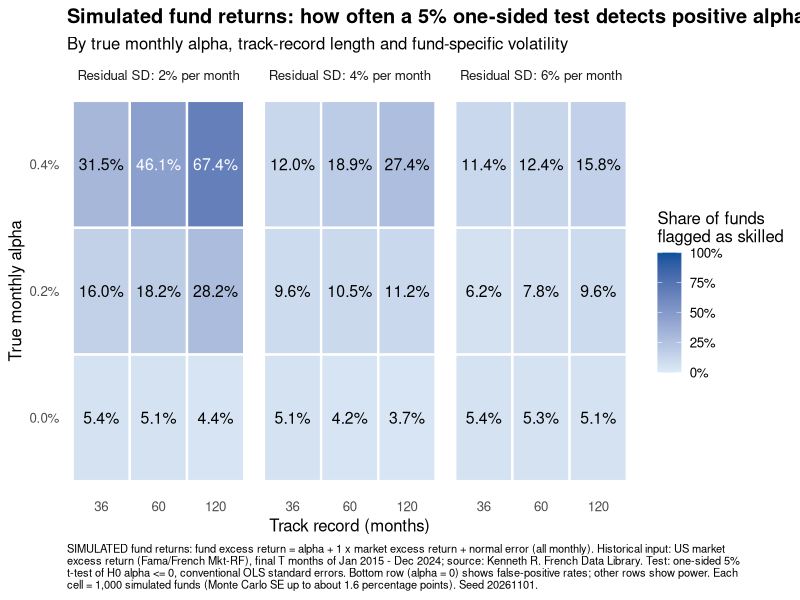
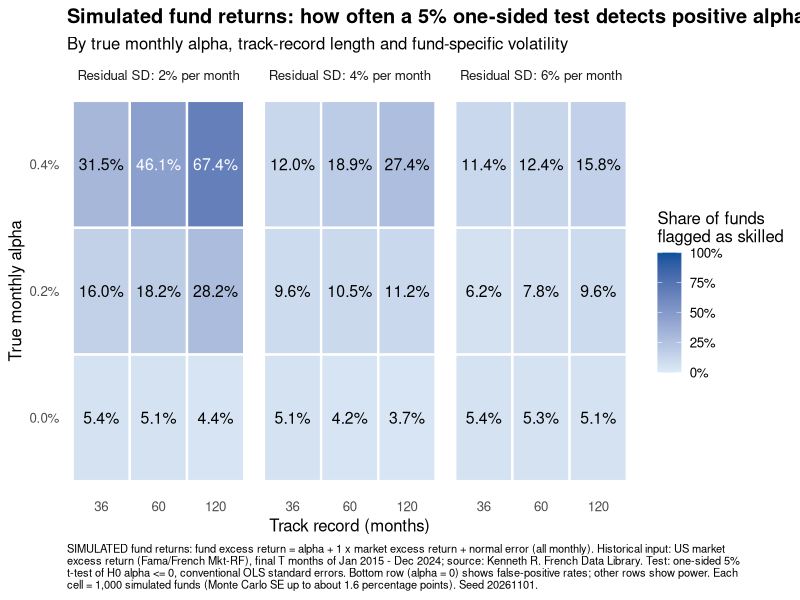
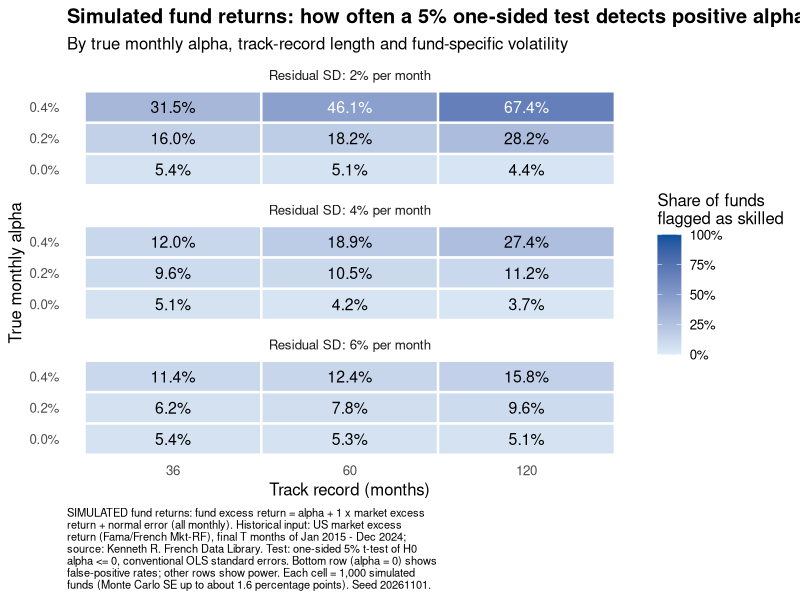

Generate these figures, in order, with R:
# =============================================================================
# 07_heatmap.R
# Purpose: heatmap of detection rates (false-positive rate / power) by true
#          alpha, track-record length and residual volatility.
# Input:  outputs/tables/scenario_summary.csv  (made by 05_run_simulation.R)
# Output: outputs/figures/heatmap_detection_rates_wide.png and _portrait.png
# =============================================================================

library(ggplot2)# drawing charts
library(dplyr)# mutate() and the |> pipe helpers

summ <- read.csv("outputs/tables/scenario_summary.csv")
stopifnot(nrow(summ) == 27, !anyNA(summ$detection_rate))

# 1. Prepare labels
sd_levels <- sprintf("Residual SD: %d%% per month", c(2, 4, 6))

plot_data <- summ |>
  mutate(
    alpha_label = factor(sprintf("%.1f%%", 100 * true_alpha),
                         levels = c("0.0%", "0.2%", "0.4%")),
    T_label     = factor(T_months, levels = c(36, 60, 120)),
    sd_label    = factor(sprintf("Residual SD: %d%% per month",
                                 round(100 * resid_sd)), levels = sd_levels),
    rate_label  = sprintf("%.1f%%", 100 * detection_rate)
  )

# Quick check: 27 rows, no missing labels
stopifnot(!anyNA(plot_data$alpha_label), !anyNA(plot_data$T_label),
          !anyNA(plot_data$sd_label))

# Plot-building function
caption_text <- paste(
  "SIMULATED fund returns: fund excess return = alpha + 1 x market excess return + normal error (all monthly).",
  "Historical input: US market excess return (Fama/French Mkt-RF), final T months of Jan 2015 - Dec 2024;",
  "source: Kenneth R. French Data Library.",
  "Test: one-sided 5% t-test of H0 alpha <= 0, conventional OLS standard errors.",
  "Bottom row (alpha = 0) shows false-positive rates; other rows show power.",
  "Each cell = 1,000 simulated funds (Monte Carlo SE up to about 1.6 percentage points). Seed 20261101."
)

make_heatmap <- function(ncol_panels, wrap_width) {
  ggplot(plot_data, aes(x = T_label, y = alpha_label, fill = detection_rate)) +
    geom_tile(colour = "white", linewidth = 0.8) +
    geom_text(aes(label = rate_label, colour = detection_rate > 0.45), size = 4) +
    scale_colour_manual(values = c("TRUE" = "white", "FALSE" = "black"),
                        guide = "none") +
    scale_fill_gradient(low = "#deebf7", high = "#08519C", limits = c(0, 1),
                        labels = scales::percent,
                        name = "Share of funds\nflagged as skilled") +
    facet_wrap(~ sd_label, ncol = ncol_panels) +
    labs(
      title    = "Simulated fund returns: how often a 5% one-sided test detects positive alpha",
      subtitle = "By true monthly alpha, track-record length and fund-specific volatility",
      x        = "Track record (months)",
      y        = "True monthly alpha",
      caption  = paste(strwrap(caption_text, width = wrap_width), collapse = "\n")
    ) +
    theme_minimal(base_size = 12) +
    theme(panel.grid   = element_blank(),
          plot.caption = element_text(hjust = 0, size = 8),
          plot.title   = element_text(face = "bold"))
}

# Build and save two layouts 
p_wide     <- make_heatmap(ncol_panels = 3, wrap_width = 140)   # for reports
p_portrait <- make_heatmap(ncol_panels = 1, wrap_width = 75)    # for a carousel slide

ggsave("outputs/figures/heatmap_detection_rates_wide.png", p_wide,
       width = 12, height = 5.5, dpi = 300, bg = "white")
ggsave("outputs/figures/heatmap_detection_rates_portrait.png", p_portrait,
       width = 8, height = 10, dpi = 300, bg = "white")

p_wide      # shows the wide version in the RStudio Plots pane
